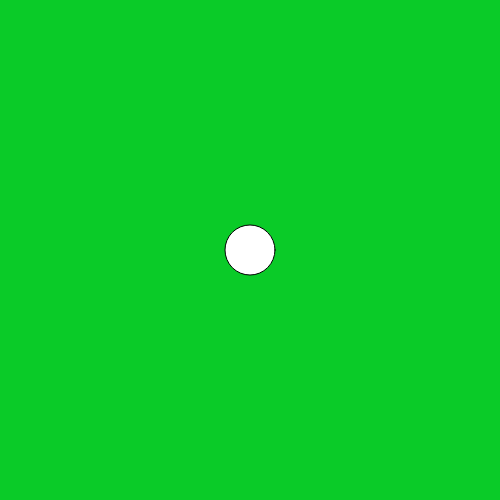
Frame 1 (no input)
Frame 60 (no input): identical to frame 1, image omitted
Frame 120 (the mouse pressed at the canvas centre since frame 60): identical to frame 1, image omitted

The p5.js sketch that drew this single still picture (run headless with seeded random() and noise() and a simulated clock; from frame 60 on, the mouse is pressed at the canvas centre):

// p5.js sketch
// ── sketch.js
function setup(){

	createCanvas(500, 500);
	
}

function draw(){
	background(10,203, 40);
	ellipse(width/2, height/2, 50, 50);

}
